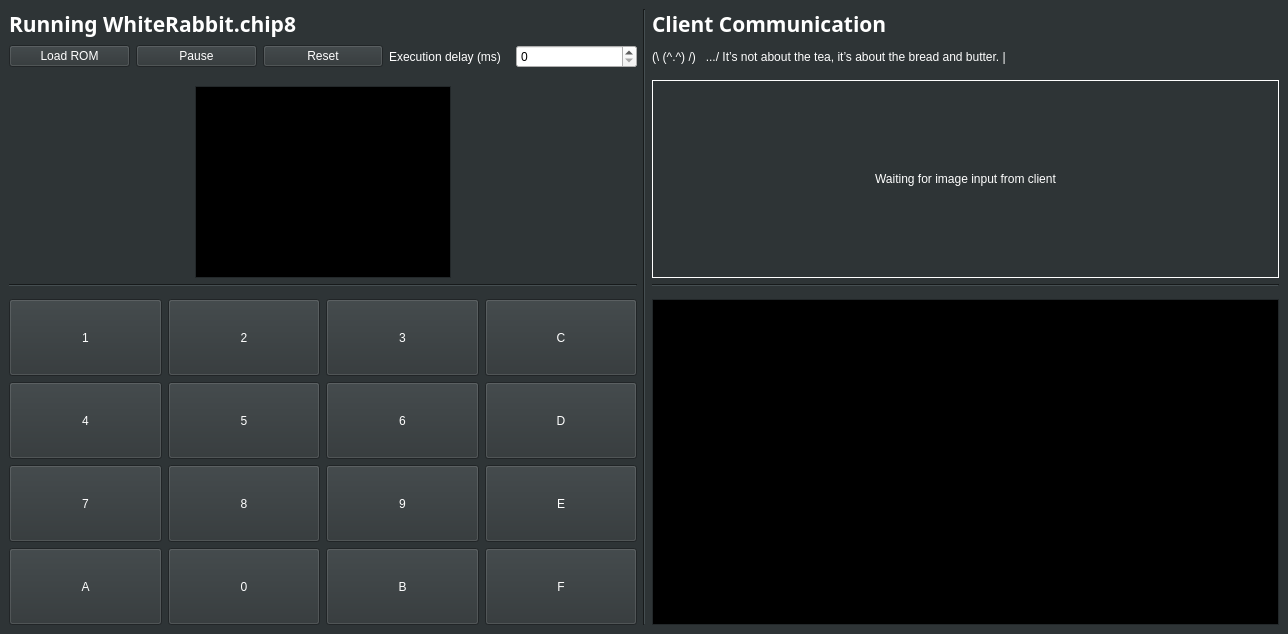
<?xml version="1.0" encoding="UTF-8"?>
<ui version="4.0">
 <class>DualWindow</class>
 <widget class="QMainWindow" name="DualWindow">
  <property name="geometry">
   <rect>
    <x>0</x>
    <y>0</y>
    <width>1288</width>
    <height>634</height>
   </rect>
  </property>
  <property name="palette">
   <palette>
    <active>
     <colorrole role="WindowText">
      <brush brushstyle="SolidPattern">
       <color alpha="255">
        <red>255</red>
        <green>255</green>
        <blue>255</blue>
       </color>
      </brush>
     </colorrole>
     <colorrole role="Button">
      <brush brushstyle="SolidPattern">
       <color alpha="255">
        <red>46</red>
        <green>52</green>
        <blue>54</blue>
       </color>
      </brush>
     </colorrole>
     <colorrole role="Light">
      <brush brushstyle="SolidPattern">
       <color alpha="255">
        <red>69</red>
        <green>78</green>
        <blue>81</blue>
       </color>
      </brush>
     </colorrole>
     <colorrole role="Midlight">
      <brush brushstyle="SolidPattern">
       <color alpha="255">
        <red>57</red>
        <green>65</green>
        <blue>67</blue>
       </color>
      </brush>
     </colorrole>
     <colorrole role="Dark">
      <brush brushstyle="SolidPattern">
       <color alpha="255">
        <red>23</red>
        <green>26</green>
        <blue>27</blue>
       </color>
      </brush>
     </colorrole>
     <colorrole role="Mid">
      <brush brushstyle="SolidPattern">
       <color alpha="255">
        <red>30</red>
        <green>34</green>
        <blue>36</blue>
       </color>
      </brush>
     </colorrole>
     <colorrole role="Text">
      <brush brushstyle="SolidPattern">
       <color alpha="255">
        <red>255</red>
        <green>255</green>
        <blue>255</blue>
       </color>
      </brush>
     </colorrole>
     <colorrole role="BrightText">
      <brush brushstyle="SolidPattern">
       <color alpha="255">
        <red>255</red>
        <green>255</green>
        <blue>255</blue>
       </color>
      </brush>
     </colorrole>
     <colorrole role="ButtonText">
      <brush brushstyle="SolidPattern">
       <color alpha="255">
        <red>255</red>
        <green>255</green>
        <blue>255</blue>
       </color>
      </brush>
     </colorrole>
     <colorrole role="Base">
      <brush brushstyle="SolidPattern">
       <color alpha="255">
        <red>0</red>
        <green>0</green>
        <blue>0</blue>
       </color>
      </brush>
     </colorrole>
     <colorrole role="Window">
      <brush brushstyle="SolidPattern">
       <color alpha="255">
        <red>46</red>
        <green>52</green>
        <blue>54</blue>
       </color>
      </brush>
     </colorrole>
     <colorrole role="Shadow">
      <brush brushstyle="SolidPattern">
       <color alpha="255">
        <red>0</red>
        <green>0</green>
        <blue>0</blue>
       </color>
      </brush>
     </colorrole>
     <colorrole role="AlternateBase">
      <brush brushstyle="SolidPattern">
       <color alpha="255">
        <red>23</red>
        <green>26</green>
        <blue>27</blue>
       </color>
      </brush>
     </colorrole>
     <colorrole role="ToolTipBase">
      <brush brushstyle="SolidPattern">
       <color alpha="255">
        <red>255</red>
        <green>255</green>
        <blue>220</blue>
       </color>
      </brush>
     </colorrole>
     <colorrole role="ToolTipText">
      <brush brushstyle="SolidPattern">
       <color alpha="255">
        <red>0</red>
        <green>0</green>
        <blue>0</blue>
       </color>
      </brush>
     </colorrole>
     <colorrole role="PlaceholderText">
      <brush brushstyle="SolidPattern">
       <color alpha="128">
        <red>255</red>
        <green>255</green>
        <blue>255</blue>
       </color>
      </brush>
     </colorrole>
    </active>
    <inactive>
     <colorrole role="WindowText">
      <brush brushstyle="SolidPattern">
       <color alpha="255">
        <red>255</red>
        <green>255</green>
        <blue>255</blue>
       </color>
      </brush>
     </colorrole>
     <colorrole role="Button">
      <brush brushstyle="SolidPattern">
       <color alpha="255">
        <red>46</red>
        <green>52</green>
        <blue>54</blue>
       </color>
      </brush>
     </colorrole>
     <colorrole role="Light">
      <brush brushstyle="SolidPattern">
       <color alpha="255">
        <red>69</red>
        <green>78</green>
        <blue>81</blue>
       </color>
      </brush>
     </colorrole>
     <colorrole role="Midlight">
      <brush brushstyle="SolidPattern">
       <color alpha="255">
        <red>57</red>
        <green>65</green>
        <blue>67</blue>
       </color>
      </brush>
     </colorrole>
     <colorrole role="Dark">
      <brush brushstyle="SolidPattern">
       <color alpha="255">
        <red>23</red>
        <green>26</green>
        <blue>27</blue>
       </color>
      </brush>
     </colorrole>
     <colorrole role="Mid">
      <brush brushstyle="SolidPattern">
       <color alpha="255">
        <red>30</red>
        <green>34</green>
        <blue>36</blue>
       </color>
      </brush>
     </colorrole>
     <colorrole role="Text">
      <brush brushstyle="SolidPattern">
       <color alpha="255">
        <red>255</red>
        <green>255</green>
        <blue>255</blue>
       </color>
      </brush>
     </colorrole>
     <colorrole role="BrightText">
      <brush brushstyle="SolidPattern">
       <color alpha="255">
        <red>255</red>
        <green>255</green>
        <blue>255</blue>
       </color>
      </brush>
     </colorrole>
     <colorrole role="ButtonText">
      <brush brushstyle="SolidPattern">
       <color alpha="255">
        <red>255</red>
        <green>255</green>
        <blue>255</blue>
       </color>
      </brush>
     </colorrole>
     <colorrole role="Base">
      <brush brushstyle="SolidPattern">
       <color alpha="255">
        <red>0</red>
        <green>0</green>
        <blue>0</blue>
       </color>
      </brush>
     </colorrole>
     <colorrole role="Window">
      <brush brushstyle="SolidPattern">
       <color alpha="255">
        <red>46</red>
        <green>52</green>
        <blue>54</blue>
       </color>
      </brush>
     </colorrole>
     <colorrole role="Shadow">
      <brush brushstyle="SolidPattern">
       <color alpha="255">
        <red>0</red>
        <green>0</green>
        <blue>0</blue>
       </color>
      </brush>
     </colorrole>
     <colorrole role="AlternateBase">
      <brush brushstyle="SolidPattern">
       <color alpha="255">
        <red>23</red>
        <green>26</green>
        <blue>27</blue>
       </color>
      </brush>
     </colorrole>
     <colorrole role="ToolTipBase">
      <brush brushstyle="SolidPattern">
       <color alpha="255">
        <red>255</red>
        <green>255</green>
        <blue>220</blue>
       </color>
      </brush>
     </colorrole>
     <colorrole role="ToolTipText">
      <brush brushstyle="SolidPattern">
       <color alpha="255">
        <red>0</red>
        <green>0</green>
        <blue>0</blue>
       </color>
      </brush>
     </colorrole>
     <colorrole role="PlaceholderText">
      <brush brushstyle="SolidPattern">
       <color alpha="128">
        <red>255</red>
        <green>255</green>
        <blue>255</blue>
       </color>
      </brush>
     </colorrole>
    </inactive>
    <disabled>
     <colorrole role="WindowText">
      <brush brushstyle="SolidPattern">
       <color alpha="255">
        <red>23</red>
        <green>26</green>
        <blue>27</blue>
       </color>
      </brush>
     </colorrole>
     <colorrole role="Button">
      <brush brushstyle="SolidPattern">
       <color alpha="255">
        <red>46</red>
        <green>52</green>
        <blue>54</blue>
       </color>
      </brush>
     </colorrole>
     <colorrole role="Light">
      <brush brushstyle="SolidPattern">
       <color alpha="255">
        <red>69</red>
        <green>78</green>
        <blue>81</blue>
       </color>
      </brush>
     </colorrole>
     <colorrole role="Midlight">
      <brush brushstyle="SolidPattern">
       <color alpha="255">
        <red>57</red>
        <green>65</green>
        <blue>67</blue>
       </color>
      </brush>
     </colorrole>
     <colorrole role="Dark">
      <brush brushstyle="SolidPattern">
       <color alpha="255">
        <red>23</red>
        <green>26</green>
        <blue>27</blue>
       </color>
      </brush>
     </colorrole>
     <colorrole role="Mid">
      <brush brushstyle="SolidPattern">
       <color alpha="255">
        <red>30</red>
        <green>34</green>
        <blue>36</blue>
       </color>
      </brush>
     </colorrole>
     <colorrole role="Text">
      <brush brushstyle="SolidPattern">
       <color alpha="255">
        <red>23</red>
        <green>26</green>
        <blue>27</blue>
       </color>
      </brush>
     </colorrole>
     <colorrole role="BrightText">
      <brush brushstyle="SolidPattern">
       <color alpha="255">
        <red>255</red>
        <green>255</green>
        <blue>255</blue>
       </color>
      </brush>
     </colorrole>
     <colorrole role="ButtonText">
      <brush brushstyle="SolidPattern">
       <color alpha="255">
        <red>23</red>
        <green>26</green>
        <blue>27</blue>
       </color>
      </brush>
     </colorrole>
     <colorrole role="Base">
      <brush brushstyle="SolidPattern">
       <color alpha="255">
        <red>46</red>
        <green>52</green>
        <blue>54</blue>
       </color>
      </brush>
     </colorrole>
     <colorrole role="Window">
      <brush brushstyle="SolidPattern">
       <color alpha="255">
        <red>46</red>
        <green>52</green>
        <blue>54</blue>
       </color>
      </brush>
     </colorrole>
     <colorrole role="Shadow">
      <brush brushstyle="SolidPattern">
       <color alpha="255">
        <red>0</red>
        <green>0</green>
        <blue>0</blue>
       </color>
      </brush>
     </colorrole>
     <colorrole role="AlternateBase">
      <brush brushstyle="SolidPattern">
       <color alpha="255">
        <red>46</red>
        <green>52</green>
        <blue>54</blue>
       </color>
      </brush>
     </colorrole>
     <colorrole role="ToolTipBase">
      <brush brushstyle="SolidPattern">
       <color alpha="255">
        <red>255</red>
        <green>255</green>
        <blue>220</blue>
       </color>
      </brush>
     </colorrole>
     <colorrole role="ToolTipText">
      <brush brushstyle="SolidPattern">
       <color alpha="255">
        <red>0</red>
        <green>0</green>
        <blue>0</blue>
       </color>
      </brush>
     </colorrole>
     <colorrole role="PlaceholderText">
      <brush brushstyle="SolidPattern">
       <color alpha="128">
        <red>255</red>
        <green>255</green>
        <blue>255</blue>
       </color>
      </brush>
     </colorrole>
    </disabled>
   </palette>
  </property>
  <property name="windowTitle">
   <string>WhiteRabbit</string>
  </property>
  <widget class="QWidget" name="centralwidget">
   <layout class="QGridLayout" name="gridLayout">
    <item row="2" column="0">
     <layout class="QHBoxLayout" name="horizontalLayout">
      <item>
       <widget class="QPushButton" name="load_button">
        <property name="text">
         <string>Load ROM</string>
        </property>
       </widget>
      </item>
      <item>
       <widget class="QPushButton" name="play_pause_button">
        <property name="text">
         <string>Pause</string>
        </property>
       </widget>
      </item>
      <item>
       <widget class="QPushButton" name="reset_button">
        <property name="text">
         <string>Reset</string>
        </property>
       </widget>
      </item>
      <item>
       <widget class="QLabel" name="label">
        <property name="text">
         <string>Execution delay (ms)</string>
        </property>
       </widget>
      </item>
      <item>
       <widget class="QSpinBox" name="delay_spin">
        <property name="palette">
         <palette>
          <active>
           <colorrole role="WindowText">
            <brush brushstyle="SolidPattern">
             <color alpha="255">
              <red>0</red>
              <green>0</green>
              <blue>0</blue>
             </color>
            </brush>
           </colorrole>
           <colorrole role="Button">
            <brush brushstyle="SolidPattern">
             <color alpha="255">
              <red>243</red>
              <green>243</green>
              <blue>243</blue>
             </color>
            </brush>
           </colorrole>
           <colorrole role="Light">
            <brush brushstyle="SolidPattern">
             <color alpha="255">
              <red>255</red>
              <green>255</green>
              <blue>255</blue>
             </color>
            </brush>
           </colorrole>
           <colorrole role="Midlight">
            <brush brushstyle="SolidPattern">
             <color alpha="255">
              <red>249</red>
              <green>249</green>
              <blue>249</blue>
             </color>
            </brush>
           </colorrole>
           <colorrole role="Dark">
            <brush brushstyle="SolidPattern">
             <color alpha="255">
              <red>121</red>
              <green>121</green>
              <blue>121</blue>
             </color>
            </brush>
           </colorrole>
           <colorrole role="Mid">
            <brush brushstyle="SolidPattern">
             <color alpha="255">
              <red>162</red>
              <green>162</green>
              <blue>162</blue>
             </color>
            </brush>
           </colorrole>
           <colorrole role="Text">
            <brush brushstyle="SolidPattern">
             <color alpha="255">
              <red>0</red>
              <green>0</green>
              <blue>0</blue>
             </color>
            </brush>
           </colorrole>
           <colorrole role="BrightText">
            <brush brushstyle="SolidPattern">
             <color alpha="255">
              <red>255</red>
              <green>255</green>
              <blue>255</blue>
             </color>
            </brush>
           </colorrole>
           <colorrole role="ButtonText">
            <brush brushstyle="SolidPattern">
             <color alpha="255">
              <red>0</red>
              <green>0</green>
              <blue>0</blue>
             </color>
            </brush>
           </colorrole>
           <colorrole role="Base">
            <brush brushstyle="SolidPattern">
             <color alpha="255">
              <red>255</red>
              <green>255</green>
              <blue>255</blue>
             </color>
            </brush>
           </colorrole>
           <colorrole role="Window">
            <brush brushstyle="SolidPattern">
             <color alpha="255">
              <red>243</red>
              <green>243</green>
              <blue>243</blue>
             </color>
            </brush>
           </colorrole>
           <colorrole role="Shadow">
            <brush brushstyle="SolidPattern">
             <color alpha="255">
              <red>0</red>
              <green>0</green>
              <blue>0</blue>
             </color>
            </brush>
           </colorrole>
           <colorrole role="AlternateBase">
            <brush brushstyle="SolidPattern">
             <color alpha="255">
              <red>249</red>
              <green>249</green>
              <blue>249</blue>
             </color>
            </brush>
           </colorrole>
           <colorrole role="ToolTipBase">
            <brush brushstyle="SolidPattern">
             <color alpha="255">
              <red>255</red>
              <green>255</green>
              <blue>220</blue>
             </color>
            </brush>
           </colorrole>
           <colorrole role="ToolTipText">
            <brush brushstyle="SolidPattern">
             <color alpha="255">
              <red>0</red>
              <green>0</green>
              <blue>0</blue>
             </color>
            </brush>
           </colorrole>
           <colorrole role="PlaceholderText">
            <brush brushstyle="SolidPattern">
             <color alpha="128">
              <red>0</red>
              <green>0</green>
              <blue>0</blue>
             </color>
            </brush>
           </colorrole>
          </active>
          <inactive>
           <colorrole role="WindowText">
            <brush brushstyle="SolidPattern">
             <color alpha="255">
              <red>0</red>
              <green>0</green>
              <blue>0</blue>
             </color>
            </brush>
           </colorrole>
           <colorrole role="Button">
            <brush brushstyle="SolidPattern">
             <color alpha="255">
              <red>243</red>
              <green>243</green>
              <blue>243</blue>
             </color>
            </brush>
           </colorrole>
           <colorrole role="Light">
            <brush brushstyle="SolidPattern">
             <color alpha="255">
              <red>255</red>
              <green>255</green>
              <blue>255</blue>
             </color>
            </brush>
           </colorrole>
           <colorrole role="Midlight">
            <brush brushstyle="SolidPattern">
             <color alpha="255">
              <red>249</red>
              <green>249</green>
              <blue>249</blue>
             </color>
            </brush>
           </colorrole>
           <colorrole role="Dark">
            <brush brushstyle="SolidPattern">
             <color alpha="255">
              <red>121</red>
              <green>121</green>
              <blue>121</blue>
             </color>
            </brush>
           </colorrole>
           <colorrole role="Mid">
            <brush brushstyle="SolidPattern">
             <color alpha="255">
              <red>162</red>
              <green>162</green>
              <blue>162</blue>
             </color>
            </brush>
           </colorrole>
           <colorrole role="Text">
            <brush brushstyle="SolidPattern">
             <color alpha="255">
              <red>0</red>
              <green>0</green>
              <blue>0</blue>
             </color>
            </brush>
           </colorrole>
           <colorrole role="BrightText">
            <brush brushstyle="SolidPattern">
             <color alpha="255">
              <red>255</red>
              <green>255</green>
              <blue>255</blue>
             </color>
            </brush>
           </colorrole>
           <colorrole role="ButtonText">
            <brush brushstyle="SolidPattern">
             <color alpha="255">
              <red>0</red>
              <green>0</green>
              <blue>0</blue>
             </color>
            </brush>
           </colorrole>
           <colorrole role="Base">
            <brush brushstyle="SolidPattern">
             <color alpha="255">
              <red>255</red>
              <green>255</green>
              <blue>255</blue>
             </color>
            </brush>
           </colorrole>
           <colorrole role="Window">
            <brush brushstyle="SolidPattern">
             <color alpha="255">
              <red>243</red>
              <green>243</green>
              <blue>243</blue>
             </color>
            </brush>
           </colorrole>
           <colorrole role="Shadow">
            <brush brushstyle="SolidPattern">
             <color alpha="255">
              <red>0</red>
              <green>0</green>
              <blue>0</blue>
             </color>
            </brush>
           </colorrole>
           <colorrole role="AlternateBase">
            <brush brushstyle="SolidPattern">
             <color alpha="255">
              <red>249</red>
              <green>249</green>
              <blue>249</blue>
             </color>
            </brush>
           </colorrole>
           <colorrole role="ToolTipBase">
            <brush brushstyle="SolidPattern">
             <color alpha="255">
              <red>255</red>
              <green>255</green>
              <blue>220</blue>
             </color>
            </brush>
           </colorrole>
           <colorrole role="ToolTipText">
            <brush brushstyle="SolidPattern">
             <color alpha="255">
              <red>0</red>
              <green>0</green>
              <blue>0</blue>
             </color>
            </brush>
           </colorrole>
           <colorrole role="PlaceholderText">
            <brush brushstyle="SolidPattern">
             <color alpha="128">
              <red>0</red>
              <green>0</green>
              <blue>0</blue>
             </color>
            </brush>
           </colorrole>
          </inactive>
          <disabled>
           <colorrole role="WindowText">
            <brush brushstyle="SolidPattern">
             <color alpha="255">
              <red>121</red>
              <green>121</green>
              <blue>121</blue>
             </color>
            </brush>
           </colorrole>
           <colorrole role="Button">
            <brush brushstyle="SolidPattern">
             <color alpha="255">
              <red>243</red>
              <green>243</green>
              <blue>243</blue>
             </color>
            </brush>
           </colorrole>
           <colorrole role="Light">
            <brush brushstyle="SolidPattern">
             <color alpha="255">
              <red>255</red>
              <green>255</green>
              <blue>255</blue>
             </color>
            </brush>
           </colorrole>
           <colorrole role="Midlight">
            <brush brushstyle="SolidPattern">
             <color alpha="255">
              <red>249</red>
              <green>249</green>
              <blue>249</blue>
             </color>
            </brush>
           </colorrole>
           <colorrole role="Dark">
            <brush brushstyle="SolidPattern">
             <color alpha="255">
              <red>121</red>
              <green>121</green>
              <blue>121</blue>
             </color>
            </brush>
           </colorrole>
           <colorrole role="Mid">
            <brush brushstyle="SolidPattern">
             <color alpha="255">
              <red>162</red>
              <green>162</green>
              <blue>162</blue>
             </color>
            </brush>
           </colorrole>
           <colorrole role="Text">
            <brush brushstyle="SolidPattern">
             <color alpha="255">
              <red>121</red>
              <green>121</green>
              <blue>121</blue>
             </color>
            </brush>
           </colorrole>
           <colorrole role="BrightText">
            <brush brushstyle="SolidPattern">
             <color alpha="255">
              <red>255</red>
              <green>255</green>
              <blue>255</blue>
             </color>
            </brush>
           </colorrole>
           <colorrole role="ButtonText">
            <brush brushstyle="SolidPattern">
             <color alpha="255">
              <red>121</red>
              <green>121</green>
              <blue>121</blue>
             </color>
            </brush>
           </colorrole>
           <colorrole role="Base">
            <brush brushstyle="SolidPattern">
             <color alpha="255">
              <red>243</red>
              <green>243</green>
              <blue>243</blue>
             </color>
            </brush>
           </colorrole>
           <colorrole role="Window">
            <brush brushstyle="SolidPattern">
             <color alpha="255">
              <red>243</red>
              <green>243</green>
              <blue>243</blue>
             </color>
            </brush>
           </colorrole>
           <colorrole role="Shadow">
            <brush brushstyle="SolidPattern">
             <color alpha="255">
              <red>0</red>
              <green>0</green>
              <blue>0</blue>
             </color>
            </brush>
           </colorrole>
           <colorrole role="AlternateBase">
            <brush brushstyle="SolidPattern">
             <color alpha="255">
              <red>243</red>
              <green>243</green>
              <blue>243</blue>
             </color>
            </brush>
           </colorrole>
           <colorrole role="ToolTipBase">
            <brush brushstyle="SolidPattern">
             <color alpha="255">
              <red>255</red>
              <green>255</green>
              <blue>220</blue>
             </color>
            </brush>
           </colorrole>
           <colorrole role="ToolTipText">
            <brush brushstyle="SolidPattern">
             <color alpha="255">
              <red>0</red>
              <green>0</green>
              <blue>0</blue>
             </color>
            </brush>
           </colorrole>
           <colorrole role="PlaceholderText">
            <brush brushstyle="SolidPattern">
             <color alpha="128">
              <red>0</red>
              <green>0</green>
              <blue>0</blue>
             </color>
            </brush>
           </colorrole>
          </disabled>
         </palette>
        </property>
       </widget>
      </item>
     </layout>
    </item>
    <item row="8" column="2">
     <widget class="QPlainTextEdit" name="console">
      <property name="palette">
       <palette>
        <active>
         <colorrole role="Text">
          <brush brushstyle="SolidPattern">
           <color alpha="255">
            <red>255</red>
            <green>255</green>
            <blue>255</blue>
           </color>
          </brush>
         </colorrole>
         <colorrole role="Base">
          <brush brushstyle="SolidPattern">
           <color alpha="255">
            <red>0</red>
            <green>0</green>
            <blue>0</blue>
           </color>
          </brush>
         </colorrole>
         <colorrole role="PlaceholderText">
          <brush brushstyle="SolidPattern">
           <color alpha="128">
            <red>255</red>
            <green>255</green>
            <blue>255</blue>
           </color>
          </brush>
         </colorrole>
        </active>
        <inactive>
         <colorrole role="Text">
          <brush brushstyle="SolidPattern">
           <color alpha="255">
            <red>255</red>
            <green>255</green>
            <blue>255</blue>
           </color>
          </brush>
         </colorrole>
         <colorrole role="Base">
          <brush brushstyle="SolidPattern">
           <color alpha="255">
            <red>0</red>
            <green>0</green>
            <blue>0</blue>
           </color>
          </brush>
         </colorrole>
         <colorrole role="PlaceholderText">
          <brush brushstyle="SolidPattern">
           <color alpha="128">
            <red>255</red>
            <green>255</green>
            <blue>255</blue>
           </color>
          </brush>
         </colorrole>
        </inactive>
        <disabled>
         <colorrole role="Text">
          <brush brushstyle="SolidPattern">
           <color alpha="255">
            <red>190</red>
            <green>190</green>
            <blue>190</blue>
           </color>
          </brush>
         </colorrole>
         <colorrole role="Base">
          <brush brushstyle="SolidPattern">
           <color alpha="255">
            <red>239</red>
            <green>239</green>
            <blue>239</blue>
           </color>
          </brush>
         </colorrole>
         <colorrole role="PlaceholderText">
          <brush brushstyle="SolidPattern">
           <color alpha="128">
            <red>0</red>
            <green>0</green>
            <blue>0</blue>
           </color>
          </brush>
         </colorrole>
        </disabled>
       </palette>
      </property>
      <property name="plainText">
       <string/>
      </property>
     </widget>
    </item>
    <item row="8" column="0">
     <layout class="QGridLayout" name="keyboard_buttons">
      <item row="0" column="1">
       <widget class="QPushButton" name="button_2">
        <property name="sizePolicy">
         <sizepolicy hsizetype="MinimumExpanding" vsizetype="MinimumExpanding">
          <horstretch>0</horstretch>
          <verstretch>0</verstretch>
         </sizepolicy>
        </property>
        <property name="text">
         <string>2</string>
        </property>
       </widget>
      </item>
      <item row="3" column="1">
       <widget class="QPushButton" name="button_0">
        <property name="sizePolicy">
         <sizepolicy hsizetype="MinimumExpanding" vsizetype="MinimumExpanding">
          <horstretch>0</horstretch>
          <verstretch>0</verstretch>
         </sizepolicy>
        </property>
        <property name="text">
         <string>0</string>
        </property>
       </widget>
      </item>
      <item row="1" column="3">
       <widget class="QPushButton" name="button_D">
        <property name="sizePolicy">
         <sizepolicy hsizetype="MinimumExpanding" vsizetype="MinimumExpanding">
          <horstretch>0</horstretch>
          <verstretch>0</verstretch>
         </sizepolicy>
        </property>
        <property name="text">
         <string>D</string>
        </property>
       </widget>
      </item>
      <item row="2" column="2">
       <widget class="QPushButton" name="button_9">
        <property name="sizePolicy">
         <sizepolicy hsizetype="MinimumExpanding" vsizetype="MinimumExpanding">
          <horstretch>0</horstretch>
          <verstretch>0</verstretch>
         </sizepolicy>
        </property>
        <property name="text">
         <string>9</string>
        </property>
       </widget>
      </item>
      <item row="2" column="0">
       <widget class="QPushButton" name="button_7">
        <property name="sizePolicy">
         <sizepolicy hsizetype="MinimumExpanding" vsizetype="MinimumExpanding">
          <horstretch>0</horstretch>
          <verstretch>0</verstretch>
         </sizepolicy>
        </property>
        <property name="text">
         <string>7</string>
        </property>
       </widget>
      </item>
      <item row="1" column="1">
       <widget class="QPushButton" name="button_5">
        <property name="sizePolicy">
         <sizepolicy hsizetype="MinimumExpanding" vsizetype="MinimumExpanding">
          <horstretch>0</horstretch>
          <verstretch>0</verstretch>
         </sizepolicy>
        </property>
        <property name="text">
         <string>5</string>
        </property>
       </widget>
      </item>
      <item row="1" column="2">
       <widget class="QPushButton" name="button_6">
        <property name="sizePolicy">
         <sizepolicy hsizetype="MinimumExpanding" vsizetype="MinimumExpanding">
          <horstretch>0</horstretch>
          <verstretch>0</verstretch>
         </sizepolicy>
        </property>
        <property name="text">
         <string>6</string>
        </property>
       </widget>
      </item>
      <item row="3" column="2">
       <widget class="QPushButton" name="button_B">
        <property name="sizePolicy">
         <sizepolicy hsizetype="MinimumExpanding" vsizetype="MinimumExpanding">
          <horstretch>0</horstretch>
          <verstretch>0</verstretch>
         </sizepolicy>
        </property>
        <property name="text">
         <string>B</string>
        </property>
       </widget>
      </item>
      <item row="0" column="2">
       <widget class="QPushButton" name="button_3">
        <property name="sizePolicy">
         <sizepolicy hsizetype="MinimumExpanding" vsizetype="MinimumExpanding">
          <horstretch>0</horstretch>
          <verstretch>0</verstretch>
         </sizepolicy>
        </property>
        <property name="text">
         <string>3</string>
        </property>
       </widget>
      </item>
      <item row="3" column="0">
       <widget class="QPushButton" name="button_A">
        <property name="sizePolicy">
         <sizepolicy hsizetype="MinimumExpanding" vsizetype="MinimumExpanding">
          <horstretch>0</horstretch>
          <verstretch>0</verstretch>
         </sizepolicy>
        </property>
        <property name="text">
         <string>A</string>
        </property>
       </widget>
      </item>
      <item row="0" column="0">
       <widget class="QPushButton" name="button_1">
        <property name="sizePolicy">
         <sizepolicy hsizetype="MinimumExpanding" vsizetype="MinimumExpanding">
          <horstretch>0</horstretch>
          <verstretch>0</verstretch>
         </sizepolicy>
        </property>
        <property name="text">
         <string>1</string>
        </property>
       </widget>
      </item>
      <item row="3" column="3">
       <widget class="QPushButton" name="button_F">
        <property name="sizePolicy">
         <sizepolicy hsizetype="MinimumExpanding" vsizetype="MinimumExpanding">
          <horstretch>0</horstretch>
          <verstretch>0</verstretch>
         </sizepolicy>
        </property>
        <property name="text">
         <string>F</string>
        </property>
       </widget>
      </item>
      <item row="1" column="0">
       <widget class="QPushButton" name="button_4">
        <property name="sizePolicy">
         <sizepolicy hsizetype="MinimumExpanding" vsizetype="MinimumExpanding">
          <horstretch>0</horstretch>
          <verstretch>0</verstretch>
         </sizepolicy>
        </property>
        <property name="text">
         <string>4</string>
        </property>
       </widget>
      </item>
      <item row="2" column="3">
       <widget class="QPushButton" name="button_E">
        <property name="sizePolicy">
         <sizepolicy hsizetype="MinimumExpanding" vsizetype="MinimumExpanding">
          <horstretch>0</horstretch>
          <verstretch>0</verstretch>
         </sizepolicy>
        </property>
        <property name="text">
         <string>E</string>
        </property>
       </widget>
      </item>
      <item row="0" column="3">
       <widget class="QPushButton" name="button_C">
        <property name="sizePolicy">
         <sizepolicy hsizetype="MinimumExpanding" vsizetype="MinimumExpanding">
          <horstretch>0</horstretch>
          <verstretch>0</verstretch>
         </sizepolicy>
        </property>
        <property name="text">
         <string>C</string>
        </property>
       </widget>
      </item>
      <item row="2" column="1">
       <widget class="QPushButton" name="button_8">
        <property name="sizePolicy">
         <sizepolicy hsizetype="MinimumExpanding" vsizetype="MinimumExpanding">
          <horstretch>0</horstretch>
          <verstretch>0</verstretch>
         </sizepolicy>
        </property>
        <property name="text">
         <string>8</string>
        </property>
       </widget>
      </item>
     </layout>
    </item>
    <item row="0" column="1" rowspan="9">
     <widget class="Line" name="line">
      <property name="orientation">
       <enum>Qt::Vertical</enum>
      </property>
     </widget>
    </item>
    <item row="5" column="0">
     <layout class="QHBoxLayout" name="horizontalLayout_2">
      <item>
       <spacer name="horizontalSpacer">
        <property name="orientation">
         <enum>Qt::Horizontal</enum>
        </property>
        <property name="sizeHint" stdset="0">
         <size>
          <width>40</width>
          <height>20</height>
         </size>
        </property>
       </spacer>
      </item>
      <item>
       <widget class="QGraphicsView" name="display">
        <property name="sizePolicy">
         <sizepolicy hsizetype="Minimum" vsizetype="Minimum">
          <horstretch>0</horstretch>
          <verstretch>0</verstretch>
         </sizepolicy>
        </property>
        <property name="verticalScrollBarPolicy">
         <enum>Qt::ScrollBarAlwaysOff</enum>
        </property>
        <property name="horizontalScrollBarPolicy">
         <enum>Qt::ScrollBarAlwaysOff</enum>
        </property>
       </widget>
      </item>
      <item>
       <spacer name="horizontalSpacer_2">
        <property name="orientation">
         <enum>Qt::Horizontal</enum>
        </property>
        <property name="sizeHint" stdset="0">
         <size>
          <width>40</width>
          <height>20</height>
         </size>
        </property>
       </spacer>
      </item>
     </layout>
    </item>
    <item row="0" column="0" rowspan="2">
     <widget class="QLabel" name="chip_title">
      <property name="font">
       <font>
        <family>Ubuntu Condensed</family>
        <pointsize>16</pointsize>
        <weight>75</weight>
        <bold>true</bold>
       </font>
      </property>
      <property name="text">
       <string>Running WhiteRabbit.chip8</string>
      </property>
     </widget>
    </item>
    <item row="6" column="0">
     <widget class="Line" name="line_2">
      <property name="orientation">
       <enum>Qt::Horizontal</enum>
      </property>
     </widget>
    </item>
    <item row="6" column="2">
     <widget class="Line" name="line_3">
      <property name="orientation">
       <enum>Qt::Horizontal</enum>
      </property>
     </widget>
    </item>
    <item row="4" column="2" rowspan="2">
     <widget class="QLabel" name="image_output">
      <property name="frameShape">
       <enum>QFrame::Box</enum>
      </property>
      <property name="text">
       <string>Waiting for image input from client</string>
      </property>
      <property name="alignment">
       <set>Qt::AlignCenter</set>
      </property>
     </widget>
    </item>
    <item row="0" column="2" rowspan="2">
     <widget class="QLabel" name="label_3">
      <property name="font">
       <font>
        <family>Ubuntu Condensed</family>
        <pointsize>16</pointsize>
        <weight>75</weight>
        <bold>true</bold>
       </font>
      </property>
      <property name="text">
       <string>Client Communication</string>
      </property>
     </widget>
    </item>
    <item row="2" column="2">
     <widget class="QLabel" name="label_2">
      <property name="text">
       <string>(\ (^.^) /)   .../ It’s not about the tea, it’s about the bread and butter. |</string>
      </property>
     </widget>
    </item>
   </layout>
  </widget>
 </widget>
 <resources/>
 <connections/>
</ui>
